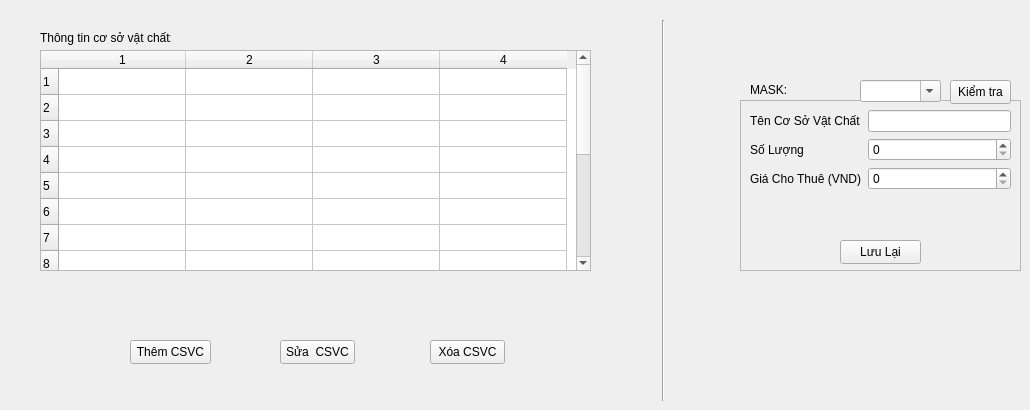
                <widget class="QWidget" name="tab_26">
                 <attribute name="title">
                  <string>Thông tin cơ sở vật chất</string>
                 </attribute>
                 <widget class="QTableWidget" name="tableWidget_23">
                  <property name="geometry">
                   <rect>
                    <x>40</x>
                    <y>50</y>
                    <width>551</width>
                    <height>221</height>
                   </rect>
                  </property>
                  <property name="selectionMode">
                   <enum>QAbstractItemView::SingleSelection</enum>
                  </property>
                  <property name="selectionBehavior">
                   <enum>QAbstractItemView::SelectRows</enum>
                  </property>
                  <property name="rowCount">
                   <number>15</number>
                  </property>
                  <property name="columnCount">
                   <number>4</number>
                  </property>
                  <attribute name="horizontalHeaderDefaultSectionSize">
                   <number>127</number>
                  </attribute>
                  <attribute name="verticalHeaderDefaultSectionSize">
                   <number>26</number>
                  </attribute>
                  <row/>
                  <row/>
                  <row/>
                  <row/>
                  <row/>
                  <row/>
                  <row/>
                  <row/>
                  <row/>
                  <row/>
                  <row/>
                  <row/>
                  <row/>
                  <row/>
                  <row/>
                  <column/>
                  <column/>
                  <column/>
                  <column/>
                 </widget>
                 <widget class="QLabel" name="label_96">
                  <property name="geometry">
                   <rect>
                    <x>40</x>
                    <y>30</y>
                    <width>131</width>
                    <height>16</height>
                   </rect>
                  </property>
                  <property name="text">
                   <string>Thông tin cơ sở vật chất:</string>
                  </property>
                 </widget>
                 <widget class="Line" name="line_23">
                  <property name="geometry">
                   <rect>
                    <x>653</x>
                    <y>20</y>
                    <width>20</width>
                    <height>381</height>
                   </rect>
                  </property>
                  <property name="orientation">
                   <enum>Qt::Vertical</enum>
                  </property>
                 </widget>
                 <widget class="QPushButton" name="pushButton_72">
                  <property name="geometry">
                   <rect>
                    <x>130</x>
                    <y>340</y>
                    <width>81</width>
                    <height>24</height>
                   </rect>
                  </property>
                  <property name="text">
                   <string>Thêm CSVC</string>
                  </property>
                 </widget>
                 <widget class="QPushButton" name="pushButton_80">
                  <property name="geometry">
                   <rect>
                    <x>280</x>
                    <y>340</y>
                    <width>75</width>
                    <height>24</height>
                   </rect>
                  </property>
                  <property name="text">
                   <string>Sửa  CSVC</string>
                  </property>
                 </widget>
                 <widget class="QPushButton" name="pushButton_81">
                  <property name="geometry">
                   <rect>
                    <x>430</x>
                    <y>340</y>
                    <width>75</width>
                    <height>24</height>
                   </rect>
                  </property>
                  <property name="text">
                   <string>Xóa CSVC</string>
                  </property>
                 </widget>
                 <widget class="QFrame" name="frame_32">
                  <property name="geometry">
                   <rect>
                    <x>740</x>
                    <y>100</y>
                    <width>281</width>
                    <height>171</height>
                   </rect>
                  </property>
                  <property name="frameShape">
                   <enum>QFrame::StyledPanel</enum>
                  </property>
                  <property name="frameShadow">
                   <enum>QFrame::Raised</enum>
                  </property>
                  <widget class="QPushButton" name="pushButton_82">
                   <property name="geometry">
                    <rect>
                     <x>100</x>
                     <y>320</y>
                     <width>75</width>
                     <height>24</height>
                    </rect>
                   </property>
                   <property name="text">
                    <string>Lưu Lại</string>
                   </property>
                  </widget>
                  <widget class="QWidget" name="formLayoutWidget_15">
                   <property name="geometry">
                    <rect>
                     <x>10</x>
                     <y>10</y>
                     <width>261</width>
                     <height>91</height>
                    </rect>
                   </property>
                   <layout class="QFormLayout" name="formLayout_32">
                    <item row="0" column="0">
                     <widget class="QLabel" name="tNSKiNLabel_2">
                      <property name="text">
                       <string>Tên Cơ Sở Vật Chất</string>
                      </property>
                     </widget>
                    </item>
                    <item row="0" column="1">
                     <widget class="QLineEdit" name="tNSKiNLineEdit_2"/>
                    </item>
                    <item row="1" column="0">
                     <widget class="QLabel" name="ngYDiNRaLabel_2">
                      <property name="text">
                       <string>Số Lượng</string>
                      </property>
                     </widget>
                    </item>
                    <item row="2" column="0">
                     <widget class="QLabel" name="thIGianDiNRaLabel_2">
                      <property name="text">
                       <string>Giá Cho Thuê (VND)</string>
                      </property>
                     </widget>
                    </item>
                    <item row="1" column="1">
                     <widget class="QSpinBox" name="spinBox"/>
                    </item>
                    <item row="2" column="1">
                     <widget class="QSpinBox" name="spinBox_2"/>
                    </item>
                   </layout>
                  </widget>
                  <widget class="QPushButton" name="pushButton_83">
                   <property name="geometry">
                    <rect>
                     <x>100</x>
                     <y>140</y>
                     <width>81</width>
                     <height>24</height>
                    </rect>
                   </property>
                   <property name="text">
                    <string>Lưu Lại</string>
                   </property>
                  </widget>
                 </widget>
                 <widget class="QLabel" name="label_98">
                  <property name="geometry">
                   <rect>
                    <x>750</x>
                    <y>80</y>
                    <width>41</width>
                    <height>20</height>
                   </rect>
                  </property>
                  <property name="text">
                   <string>&lt;html&gt;&lt;head/&gt;&lt;body&gt;&lt;p&gt;MASK:&lt;/p&gt;&lt;/body&gt;&lt;/html&gt;</string>
                  </property>
                 </widget>
                 <widget class="QComboBox" name="comboBox_23">
                  <property name="enabled">
                   <bool>true</bool>
                  </property>
                  <property name="geometry">
                   <rect>
                    <x>860</x>
                    <y>80</y>
                    <width>81</width>
                    <height>22</height>
                   </rect>
                  </property>
                  <property name="acceptDrops">
                   <bool>false</bool>
                  </property>
                  <property name="editable">
                   <bool>true</bool>
                  </property>
                 </widget>
                 <widget class="QPushButton" name="pushButton_84">
                  <property name="geometry">
                   <rect>
                    <x>950</x>
                    <y>80</y>
                    <width>61</width>
                    <height>24</height>
                   </rect>
                  </property>
                  <property name="text">
                   <string>Kiểm tra</string>
                  </property>
                 </widget>
                </widget>
